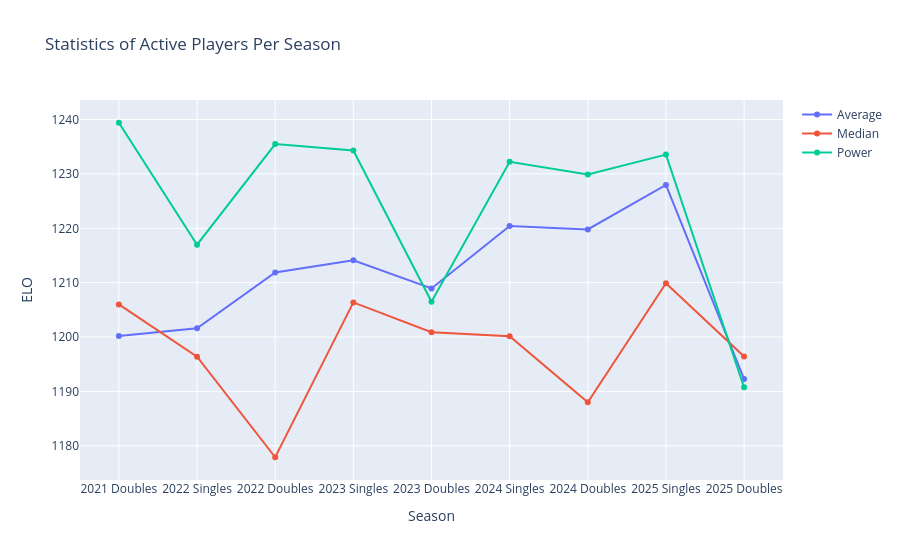

Write notebook code for a chart like this one.
### Code cell
season_avg_elo_dict = dict()
season_med_elo_dict = dict()
season_strength_dict = dict()
for (i, season) in enumerate(seasons):
    season_label = season_labels[i].replace("<br>", " ")
    x1 = matches_table['event'][matches_table['event'] == season].index[0] + 0.5
    x2 = matches_table['event'][matches_table['event'] == season].index[-1] + 1.5
    
    elo_time_table_per_season = elo_time_table.loc[(elo_time_table.index > x1) & (elo_time_table.index < x2),:]
    elo_time_table_per_season = elo_time_table_per_season.loc[:,elo_time_table_per_season.notna().any()]
    # axis = 0 because we're finding average over all players, not over all game numbers
    y_avg = elo_time_table_per_season.ffill().mean(axis=0).mean()
    y_med = elo_time_table_per_season.ffill().median(axis=0).median()

    season_avg_elo_dict.update({season_label: y_avg})
    season_med_elo_dict.update({season_label: y_med})

    season_player_table = sorted_players_table.loc[[x in elo_time_table_per_season.columns for x in sorted_players_table['player']],:]
    season_strength_dict.update({season_label: season_player_table['current_elo'].mean()})

season_elo_fig = go.Figure()

season_elo_fig.add_trace(go.Scatter(
    x=list(season_avg_elo_dict.keys()),
    y=list(season_avg_elo_dict.values()),
    connectgaps=True,
    name="Average"
))
season_elo_fig.add_trace(go.Scatter(
    x=list(season_med_elo_dict.keys()),
    y=list(season_med_elo_dict.values()),
    connectgaps=True,
    name="Median"
))
season_elo_fig.add_trace(go.Scatter(
    x=list(season_strength_dict.keys()),
    y=list(season_strength_dict.values()),
    connectgaps=True,
    name="Power"
))
season_elo_fig.update_layout(
    xaxis_title="Season",
    yaxis_title="ELO",
    title="Statistics of Active Players Per Season",
    showlegend=True,
)

season_elo_fig.show()

### Power ###
# This retrospective measure represents the average strength of the league at the time
# Measure by finding all the players who participated in that tournament, and taking their respective ELO when they retired, and finding the average of that

### Average ###
# This measure represents the average current ELO of the tournament
# Measure by finding all the players who participated in that tournament, finding each player's average active ELO in the tournament, and then finding the average of that 
# Measure over time shows "power creep"

### CONCLUSIONS ###
# If Power > Average, then the tournament was more difficult to play than the ELO is portraying
# If Power = Average, then the tournament was as difficult to play as the ELO is portraying 
# If Power < Average, then the tournament was easier to play as the ELO is portraying 
# If Average > 1200, then that tournament has more highly-rated players competing

### Figure 1 — Plotly figure (JSON) as saved in the notebook; plotly's stock layout.template omitted (floating-point values rounded to 4 significant figures)
{"data": [{"connectgaps": true, "name": "Average", "type": "scatter", "x": ["2021 Doubles", "2022 Singles", "2022 Doubles", "2023 Singles", "2023 Doubles", "2024 Singles", "2024 Doubles", "2025 Singles", "2025 Doubles"], "y": [1200.0, 1202.0, 1212.0, 1214.0, 1209.0, 1220.0, 1220.0, 1228.0, 1192.0]}, {"connectgaps": true, "name": "Median", "type": "scatter", "x": ["2021 Doubles", "2022 Singles", "2022 Doubles", "2023 Singles", "2023 Doubles", "2024 Singles", "2024 Doubles", "2025 Singles", "2025 Doubles"], "y": [1206, 1196.0, 1178.0, 1206.0, 1201.0, 1200.0, 1188, 1210.0, 1196.0]}, {"connectgaps": true, "name": "Power", "type": "scatter", "x": ["2021 Doubles", "2022 Singles", "2022 Doubles", "2023 Singles", "2023 Doubles", "2024 Singles", "2024 Doubles", "2025 Singles", "2025 Doubles"], "y": [1239.0, 1217.0, 1235.0, 1234.0, 1207.0, 1232.0, 1230.0, 1234.0, 1191.0]}], "layout": {"showlegend": true, "title": {"text": "Statistics of Active Players Per Season"}, "xaxis": {"title": {"text": "Season"}}, "yaxis": {"title": {"text": "ELO"}}}}
